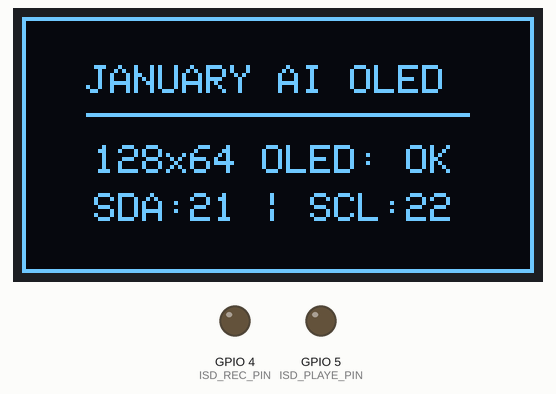
Simulated run of this sketch. Board: ESP32. Parts: 128×64 one-colour display, output pins drawn as LEDs (lit = HIGH). What the sketch prints to the serial monitor is not drawn.

Above: at 0.7 s.
At 8.3 s:
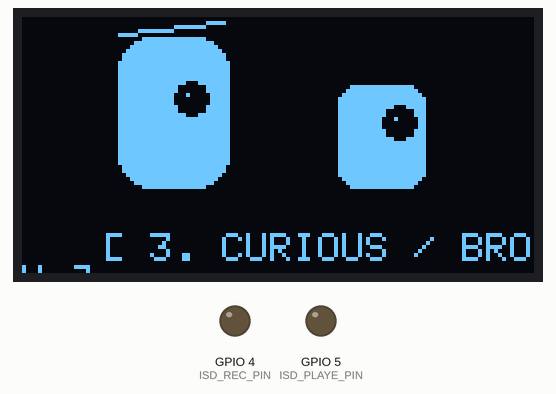
At 10.8 s:
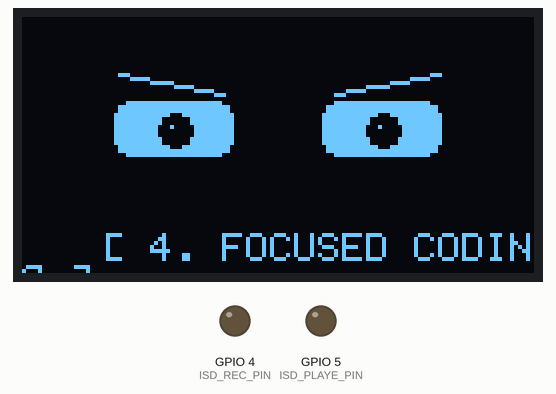
At 18.3 s:
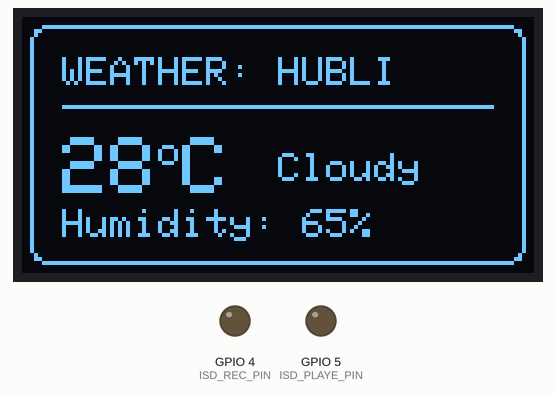
At 28.3 s:
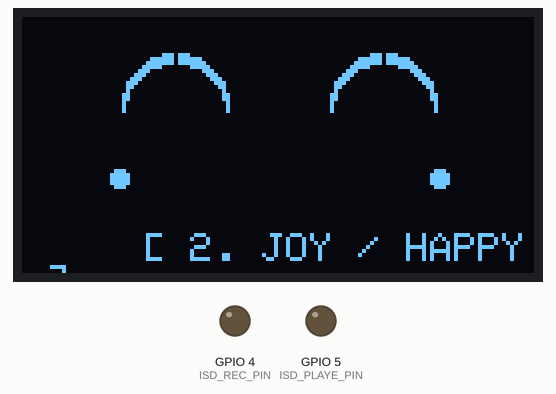
At 35.8 s:
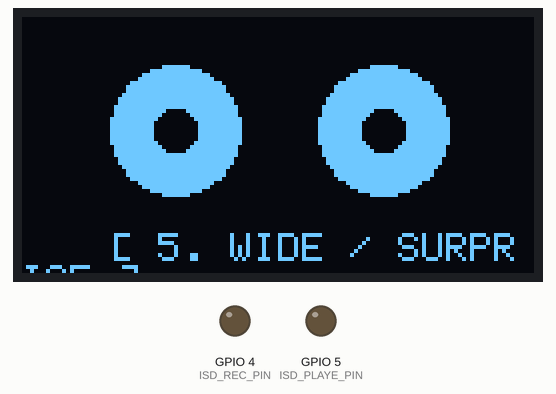

Measured:
- what the display in image 0 shows lasts 2.5 s, from 0.7 s to 3.2 s

The sketch:

Display_Test.ino
```cpp
/**
 * ============================================================================
 *           🧪 JANUARY AI — OLED DISPLAY & HARDWARE DIAGNOSTIC TEST
 * ============================================================================
 * Use this sketch to instantly verify:
 * 1. I2C Bus Scanner on GPIO 21 (SDA) & GPIO 22 (SCL)
 * 2. 0.96" OLED Display (SSD1306) rendering at 128x64
 * 3. All 7 procedural eye animations & emotion transitions
 * 4. Weather card overlay test
 * 5. ISD1820 Voice Module GPIO 4 (REC) & GPIO 5 (PLAYE) pin triggers
 * ============================================================================
 */

#include <Arduino.h>
#include <Wire.h>
#include <Adafruit_GFX.h>
#include <Adafruit_SSD1306.h>

// Hardware Pin Configuration
#define OLED_SDA_PIN    21
#define OLED_SCL_PIN    22
#define OLED_RESET_PIN  -1
#define SCREEN_WIDTH    128
#define SCREEN_HEIGHT   64
#define OLED_I2C_ADDR   0x3C

#define ISD_REC_PIN     4
#define ISD_PLAYE_PIN   5

Adafruit_SSD1306 display(SCREEN_WIDTH, SCREEN_HEIGHT, &Wire, OLED_RESET_PIN);

// Test State Variables
uint8_t currentTestStep = 0;
unsigned long lastStepChangeTime = 0;
const uint16_t STEP_DURATION = 2500; // Switch animation step every 2.5 seconds

// Eye Rendering Coordinates
const int16_t leftX = 38;
const int16_t rightX = 90;
const int16_t eyeY = 28;
const int16_t eyeW = 26;
const int16_t eyeH = 34;

void scanI2CBus() {
  Serial.println(F("\n🔍 [I2C Scanner] Scanning bus on SDA=GPIO 21, SCL=GPIO 22..."));
  byte count = 0;
  for (byte i = 8; i < 120; i++) {
    Wire.beginTransmission(i);
    if (Wire.endTransmission() == 0) {
      Serial.print(F("   ✅ Found I2C Device at address 0x"));
      if (i < 16) Serial.print("0");
      Serial.print(i, HEX);
      if (i == 0x3C || i == 0x3D) {
        Serial.println(F(" (SSD1306 OLED Display Detected!)"));
      } else {
        Serial.println();
      }
      count++;
    }
  }
  if (count == 0) {
    Serial.println(F("   ❌ No I2C devices found! Please check SDA/SCL and 5V/GND wiring."));
  }
  Serial.println();
}

void drawEyeContour(int16_t x, int16_t y, int16_t w, int16_t h, int16_t r, int8_t pX, int8_t pY) {
  int16_t top = y - (h / 2);
  int16_t left = x - (w / 2);
  display.fillRoundRect(left, top, w, h, r, SSD1306_WHITE);

  int16_t pupilX = constrain(x + pX, left + 6, left + w - 6);
  int16_t pupilY = constrain(y + pY, top + 6, top + h - 6);
  display.fillCircle(pupilX, pupilY, 4, SSD1306_BLACK);
  display.drawPixel(pupilX - 1, pupilY - 1, SSD1306_WHITE);
}

void setup() {
  Serial.begin(115200);
  delay(600);

  Serial.println(F("\n=================================================="));
  Serial.println(F("🧪 JANUARY OLED DISPLAY & HARDWARE DIAGNOSTIC SUITE"));
  Serial.println(F("=================================================="));

  pinMode(ISD_REC_PIN, OUTPUT);
  pinMode(ISD_PLAYE_PIN, OUTPUT);
  digitalWrite(ISD_REC_PIN, LOW);
  digitalWrite(ISD_PLAYE_PIN, LOW);

  Wire.begin(OLED_SDA_PIN, OLED_SCL_PIN);
  Wire.setClock(400000);

  scanI2CBus();

  if (!display.begin(SSD1306_SWITCHCAPVCC, OLED_I2C_ADDR)) {
    if (!display.begin(SSD1306_SWITCHCAPVCC, 0x3D)) {
      Serial.println(F("❌ [Display] SSD1306 OLED failed to initialize at 0x3C/0x3D. Check wiring."));
      while (1) delay(1000);
    }
  }

  Serial.println(F("✅ [Display] OLED initialized successfully at 128x64!"));
  Serial.println(F("▶️ Starting automated animation & weather display test loop...\n"));

  lastStepChangeTime = millis();
}

void loop() {
  unsigned long now = millis();

  if (now - lastStepChangeTime > STEP_DURATION) {
    lastStepChangeTime = now;
    currentTestStep = (currentTestStep + 1) % 9;
  }

  display.clearDisplay();
  display.setTextColor(SSD1306_WHITE);
  display.setTextSize(1);

  switch (currentTestStep) {
    // 1. Boundary & Hardware Info Test
    case 0:
      display.drawRect(0, 0, 128, 64, SSD1306_WHITE);
      display.setCursor(16, 12);
      display.print(F("JANUARY AI OLED"));
      display.drawFastHLine(16, 24, 96, SSD1306_WHITE);
      display.setCursor(18, 32);
      display.print(F("128x64 OLED: OK"));
      display.setCursor(18, 44);
      display.print(F("SDA:21 | SCL:22"));
      break;

    // 2. Emotion: Neutral Eyes with Natural Gaze
    case 1: {
      int8_t gazeX = (sin(now / 300.0) * 5);
      drawEyeContour(leftX, eyeY, eyeW, eyeH, 8, gazeX, 0);
      drawEyeContour(rightX, eyeY, eyeW, eyeH, 8, gazeX, 0);
      display.setCursor(24, 54);
      display.print(F("[ 1. NEUTRAL EYES ]"));
      break;
    }

    // 3. Emotion: Joy / Happy Crescents
    case 2:
      for (int8_t t = 0; t < 3; t++) {
        display.drawCircleHelper(leftX, eyeY - 6 + t, 13, 0x1 | 0x2, SSD1306_WHITE);
        display.drawCircleHelper(rightX, eyeY - 6 + t, 13, 0x1 | 0x2, SSD1306_WHITE);
      }
      display.fillCircle(leftX - 14, eyeY + 12, 2, SSD1306_WHITE);
      display.fillCircle(rightX + 14, eyeY + 12, 2, SSD1306_WHITE);
      display.setCursor(30, 54);
      display.print(F("[ 2. JOY / HAPPY ]"));
      break;

    // 4. Emotion: Curious / Inquisitive
    case 3:
      drawEyeContour(leftX, eyeY - 4, eyeW + 2, eyeH + 4, 8, 4, -4);
      drawEyeContour(rightX, eyeY + 2, eyeW - 4, eyeH - 8, 5, 4, -4);
      display.drawLine(leftX - 14, eyeY - 24, leftX + 12, eyeY - 27, SSD1306_WHITE);
      display.setCursor(20, 54);
      display.print(F("[ 3. CURIOUS / BROW ]"));
      break;

    // 5. Emotion: Focused / Coding Mode
    case 4:
      drawEyeContour(leftX, eyeY, eyeW + 4, 14, 4, 0, 0);
      drawEyeContour(rightX, eyeY, eyeW + 4, 14, 4, 0, 0);
      display.drawLine(leftX - 14, eyeY - 14, leftX + 12, eyeY - 9, SSD1306_WHITE);
      display.drawLine(rightX - 12, eyeY - 9, rightX + 14, eyeY - 14, SSD1306_WHITE);
      display.setCursor(20, 54);
      display.print(F("[ 4. FOCUSED CODING ]"));
      break;

    // 6. Emotion: Surprised / Wide Awake
    case 5:
      display.fillCircle(leftX, eyeY, 16, SSD1306_WHITE);
      display.fillCircle(rightX, eyeY, 16, SSD1306_WHITE);
      display.fillCircle(leftX, eyeY, 5, SSD1306_BLACK);
      display.fillCircle(rightX, eyeY, 5, SSD1306_BLACK);
      display.setCursor(22, 54);
      display.print(F("[ 5. WIDE / SURPRISE ]"));
      break;

    // 7. Emotion: Sleep Mode (Closed Eyes with Zzz)
    case 6: {
      display.drawFastHLine(leftX - 12, eyeY + 2, 24, SSD1306_WHITE);
      display.drawFastHLine(rightX - 12, eyeY + 2, 24, SSD1306_WHITE);
      uint8_t z = (now / 350) % 3;
      if (z >= 0) { display.setCursor(98, 16); display.print("z"); }
      if (z >= 1) { display.setCursor(106, 10); display.print("Z"); }
      if (z >= 2) { display.setCursor(114, 4); display.print("Z"); }
      display.setCursor(22, 54);
      display.print(F("[ 6. SLEEP / ZZZ ]"));
      break;
    }

    // 8. Weather Display Card Test
    case 7:
      display.drawRoundRect(2, 2, 124, 60, 4, SSD1306_WHITE);
      display.setCursor(10, 10);
      display.print(F("WEATHER: HUBLI"));
      display.drawFastHLine(10, 22, 108, SSD1306_WHITE);
      display.setCursor(10, 30);
      display.setTextSize(2);
      display.print(F("28"));
      display.setTextSize(1);
      display.print(F("o"));
      display.setTextSize(2);
      display.print(F("C"));
      display.setTextSize(1);
      display.setCursor(64, 34);
      display.print(F("Cloudy"));
      display.setCursor(10, 48);
      display.print(F("Humidity: 65%"));
      break;

    // 9. ISD1820 Audio Module Pin Trigger Test
    case 8:
      display.drawRoundRect(4, 4, 120, 56, 3, SSD1306_WHITE);
      display.setCursor(14, 14);
      display.print(F("ISD1820 AUDIO PIN"));
      display.drawFastHLine(14, 26, 100, SSD1306_WHITE);
      display.setCursor(14, 34);
      display.print(F("GPIO 4: REC (Mic)"));
      display.setCursor(14, 46);
      display.print(F("GPIO 5: PLAYE (Spk)"));
      break;
  }

  display.display();
  delay(30);
}
```
